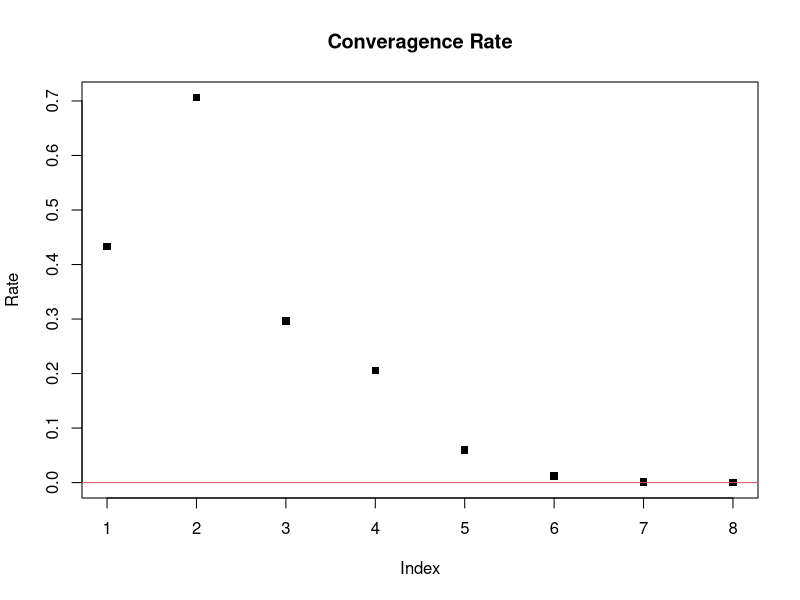
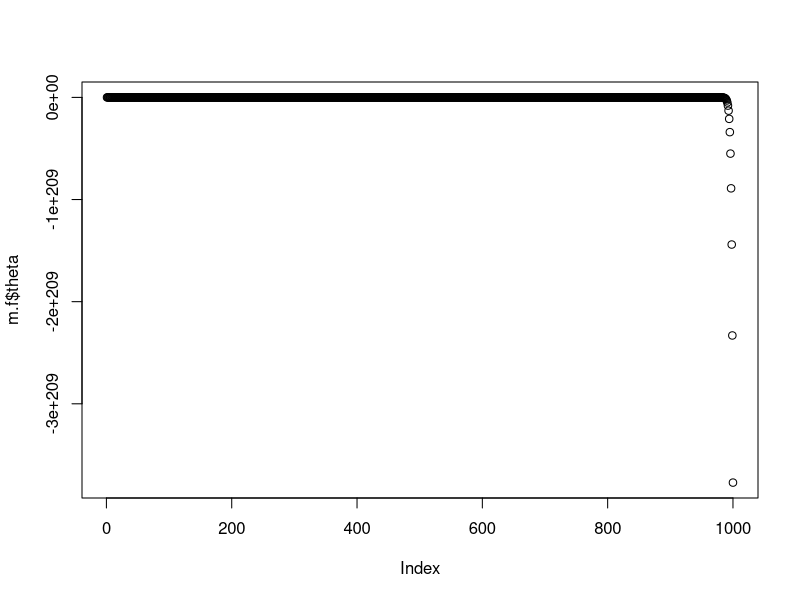
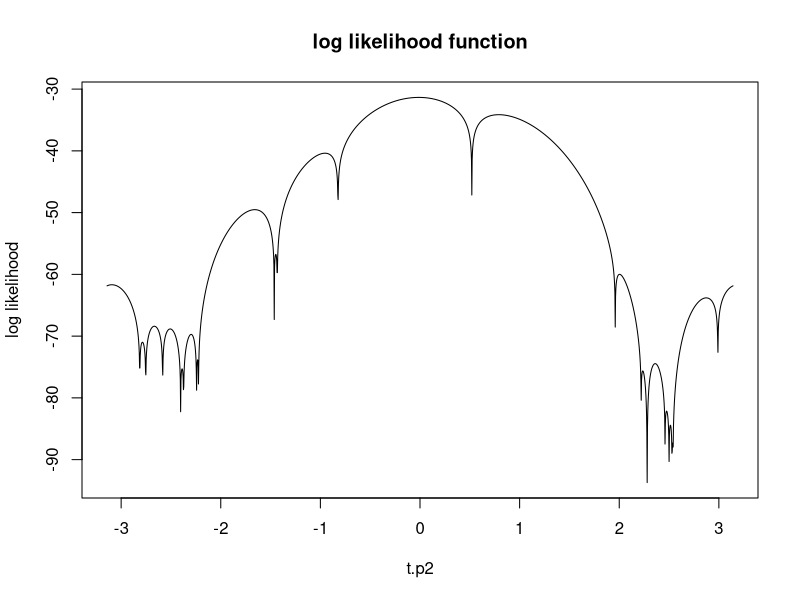

These charts were generated, in order, by the following R code:
## ---- chunk 1
knitr::opts_chunk$set(echo = TRUE)
## ---- chunk 2
#x=(x1,x2,x3,x4), and t os the parameter (theta)
grad <- function (x, t) {
  dl = x[1]/(2+t)-(x[2]+x[3])/(1-t)+x[4]/t
}


## ---- chunk 3
secant <- function(maxit, x, t0, t1, tolerr, tolgrad){
  tstar = -1657/7680+sqrt(3728689)/7680
  digits = -log10(abs(t1 - tstar))
  it=0
  stop=0
  
  theta=c()
  converage.rate=c()
  digit=c()
  iteration=c()
  modified.relerr=c()
  Gradients=c()
  while (it < maxit & stop==0){
      it = it+1
      dl.1 = grad(x,t1)
      dl.0 = grad(x,t0)
      
      tnew = t1-dl.1*(t1-t0)/(dl.1-dl.0)
  
      
      rate = abs(tnew - tstar)/abs(t1 - tstar) #check convergent rate
      digits = -log10(abs(tnew - tstar)/abs(tstar))
      mod.relerr = abs(t1 - tnew)/max(1,abs(tnew))
      dl.new <-grad(x,tnew)
      
      if (mod.relerr < tolerr & abs(dl.new) < tolgrad) stop=1 # Stop iteration condition
      #print(c(it, t, rate,digits))
      #print(sprintf('it = %2.0f   teta = %12.12f    Rate = %4.2f     digits = %2.1f',it,tnew,rate,digits))
      #print(sprintf('          relerr = %4.1e,        grad = %4.1e',relerr,dl))
      t0 = t1 # Update t0
      t1 = tnew # Update and return
      
      theta[it]<- tnew
      converage.rate[it]<- rate
      digit[it]<-digits
      iteration[it]<- it
      modified.relerr[it] <-mod.relerr
      Gradients[it]<-dl.1
    }
  conver.info<-as.data.frame(cbind(iteration, theta, converage.rate, digit, modified.relerr, Gradients))
  return(conver.info)
}

a=c()


## ---- chunk 4

d <- c(1997,907,904,32)

#secant(20,x=d,0.02,0.01,1e-6,1e-9 )


m<-secant(20,x=d,0.02,0.01,1e-6,1e-9)
m
## ---- chunk 5


Index.Theta<-seq(0,nrow(m)+1)
tstar = -1657/7680+sqrt(3728689)/7680

#mod.relerr.0 = abs(0.02 - tnew)/max(1,abs(tnew))
mod.relerr.1 = abs(0.01 - 0.02)/max(1,abs(0.01))

rate.t1 = abs(0.01 - tstar)/abs(0.02 - tstar)

digits.1 = -log10(abs(0.01 - tstar)/abs(tstar))
digits.0 = -log10(abs(0.02 - tstar)/abs(tstar))

t0.info<-c(NA,0.02,NA,digits.0, NA, grad(d,0.02))
t1.info<-c(NA,0.01,rate.t1,digits.1,mod.relerr.1,grad(d,0.01))

m.starting<-rbind(t0.info,t1.info,m)
m.index<-cbind(Index.Theta,m.starting)

m.index

## ---- chunk 6

rate.sq<-m$converage.rate^2

plot(m$converage.rate, ylab = "Rate", main = "Converagence Rate", pch=15)

abline(h=0, col=2)


## ---- chunk 7
m.f<-secant(1000,x=d,0.5,0.01,1e-6,1e-6)
plot(m.f$theta)
## ---- chunk 8
d.2<-c(3.91, 4.85, 2.28, 4.06, 3.70, 4.04, 5.46, 3.53, 2.28, 1.96, 2.53, 
       3.88, 2.22, 3.47, 4.82, 2.46, 2.99, 2.54, 0.52, 2.50)

# Defind l as the log likelihood function
l<-function(t){sum(log(1-cos(d.2-t)))-20*log(2*pi)}

t.p2<-seq(-pi,pi,length.out = 2000)
y=c()

for(i in 1:2000){y[i]<-l(t.p2[i])}


plot(t.p2,y, type="l", main = "log likelihood function", ylab = "log likelihood")

## ---- chunk 9
grad.l<-function(x,t){
  sum(sin(t-x)/(1-cos(t-x)))
}

hessian.2<-function(x,t){
  sum(cos(t-x)/(1-cos(t-x))-sin(t-x)^2/(1-cos(t-x))^2)
}



